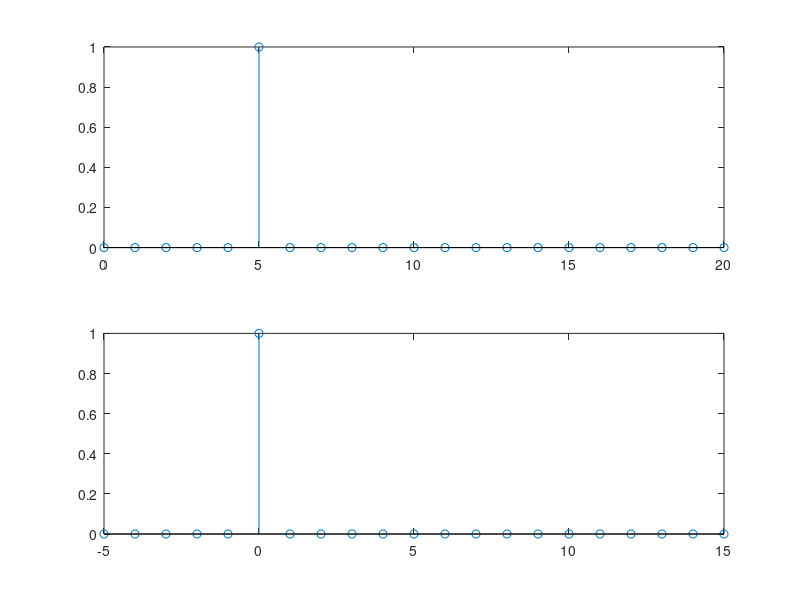
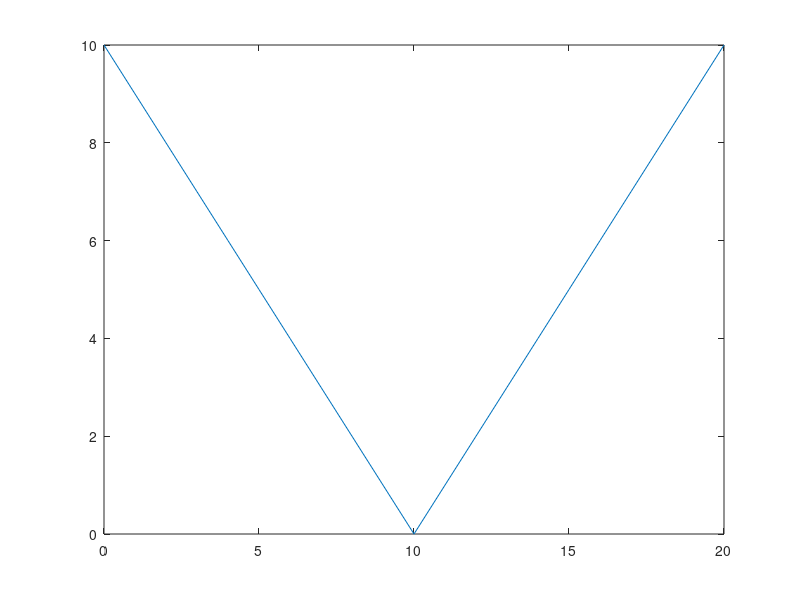
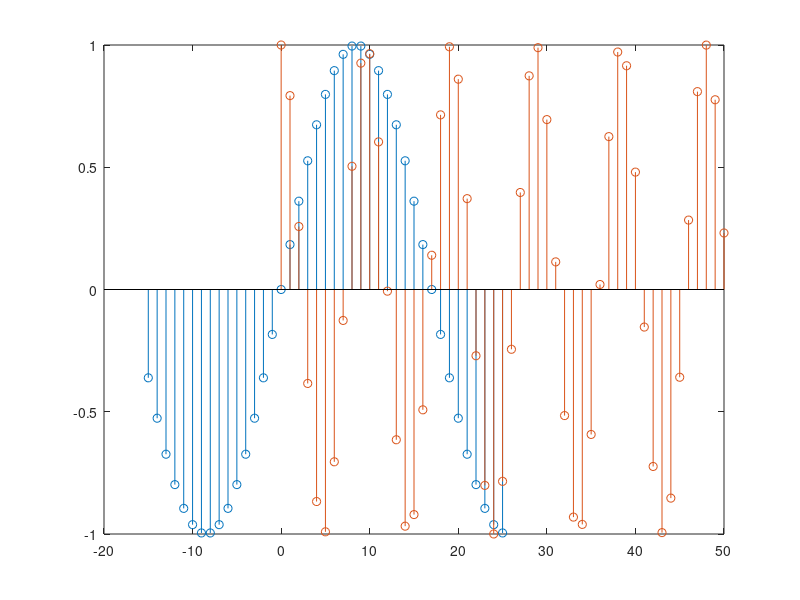
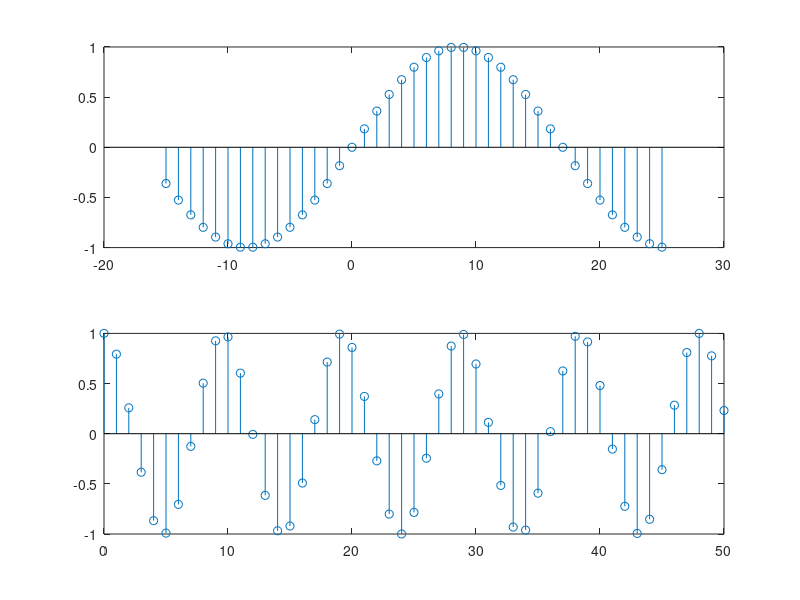

These figures' MATLAB source, in order:
function ex4()
  %a
  z=zeros([1,21]); %se afiseaza vectorul z format din 21 de nr  
  z(6)=1;
  n=0:20; 
  m=-5:15;
  figure(1);
  subplot(2,1,1); %impartim fereastra grafica intr o matrice de 2*1 miniferestre, iar 1 este nr fiecarei miniferestre
  stem(n,z); %reprezentam datele in forma discreta ale lui z fata de n
  subplot(212);
  stem(m,z); %reprezentam datele in forma discreta ale lui z fata de m
  t=abs(10-n);
  
  %b
  figure(2);
  plot(n,t); %reprezentam datele in forma discreta ale lui t fata de n
  
  %c
  figure(3);
  n2=-15:25;
  x1=sin(n2*pi/17);
  stem(n2,x1);
  hold on; %se afiseaza mai multe grafice in aceeasi figura
  figure(4);
  subplot(211);
  stem(n2,x1);
  subplot(212);
  
  n3=0:50;
  x2=cos(n3*pi/sqrt(23));
  stem(n3,x2);
  figure(3);
  stem(n3,x2);
  
  
end